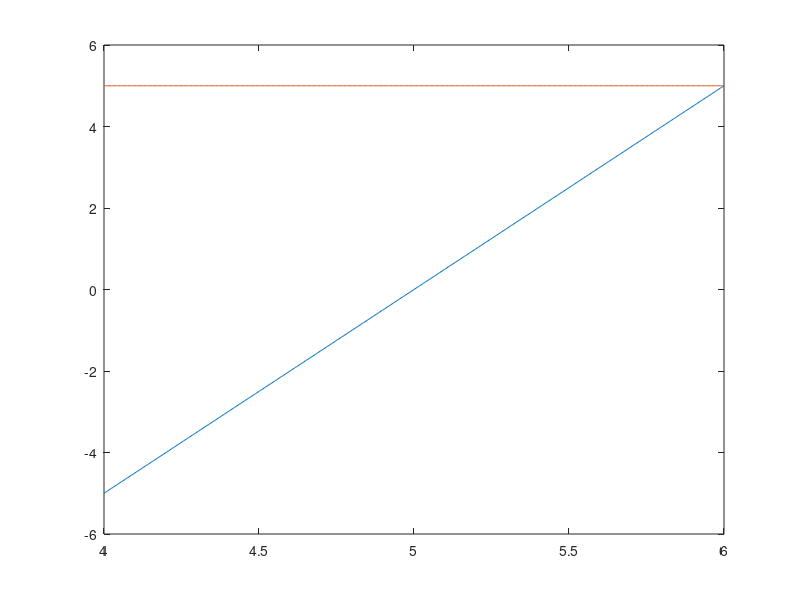

MATLAB code for this plot:
vecX = input("Vnesi vektor x: ");
a = input("Vnesi vodilni koeficient a: ");

function _vecOdv = OdvodPolinoma(_vecKoef)
	_vecKoef = _vecKoef(1:end-1);
	_n = size(_vecKoef)(2);
	_koefOdv = _n:-1:1;
	_vecOdv = _koefOdv .* _vecKoef;
endfunction 

if iscolumn(vecX)
	vecX = vecX';
end

najmanj = min(vecX) - 1;
najvec = max(vecX) + 1;

vecX = a*poly(vecX);
odvod = OdvodPolinoma(vecX);

x = linspace(najmanj,najvec,500);
figure(1);
plot(x,polyval(vecX,x),x,polyval(odvod,x));

waitfor(1);